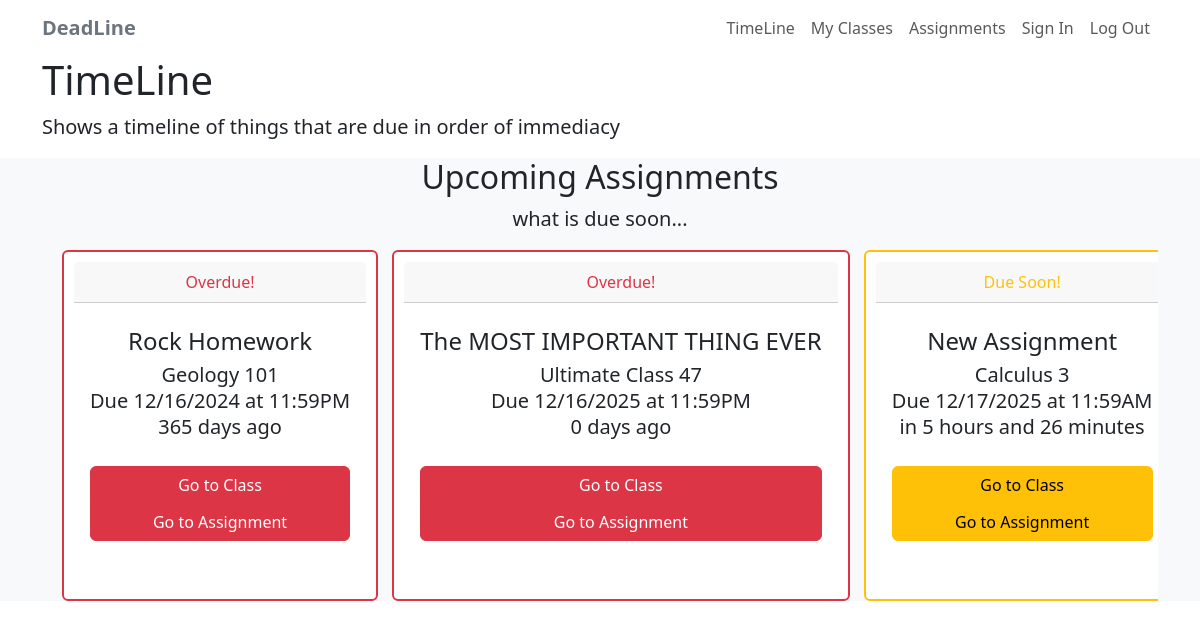
Page /timeline (signed in) on the committed database.
### app/models.py (models this page shows, shortened)
class Assignment(db.Model):
    id = db.Column(db.Integer, primary_key=True)
    title = db.Column(db.String(140), nullable=False)
    description = db.Column(db.Text)
    due_date = db.Column(db.DateTime, nullable=False)
    created_at = db.Column(db.DateTime, default=datetime.utcnow)
    creator_id = db.Column(db.Integer, db.ForeignKey('user.id'))
    creator = db.relationship('User', backref='created_assignments')
    class_id = db.Column(db.Integer, db.ForeignKey('class.id'), nullable=False)
    clazz = db.relationship('Class', backref='assignments')

class Class(db.Model):
    id = db.Column(db.Integer, primary_key=True)
    name = db.Column(db.String(140), nullable=False)
    description = db.Column(db.Text)
    owner_id = db.Column(db.Integer, db.ForeignKey('user.id'), nullable=False)
    owner = db.relationship('User', backref='owned_classes')
    members = db.relationship(
        'User',
        secondary=class_memberships,
        backref=db.backref('classes', lazy='dynamic'),
        lazy='dynamic'
    )

### app/routes.py (the view)
@deadline_app.route('/timeline')
@login_required
def timeline():
    class_ids = _get_user_class_ids()
    if class_ids:
        assignments = (
            Assignment.query
            .filter(Assignment.class_id.in_(class_ids))
            .order_by(Assignment.due_date)
            .all()
        )
    else:
        assignments = []
    return render_template(
        'timeline.html',
        title='Timeline',
        assignments=assignments,
        now=datetime.now(),
    )

### app/__init__.py (called while the page is built)
def create_app():
    deadline_app = Flask(__name__)
    deadline_app.config.from_mapping(
        SECRET_KEY='shmortobius',
        SQLALCHEMY_DATABASE_URI='sqlite:///' + os.path.join(basedir, 'app.db'),
        SQLALCHEMY_TRACK_MODIFICATIONS=False
    )
    db.init_app(deadline_app)
    login_manager.init_app(deadline_app)
    login_manager.login_view = 'login'
    from app.models import User
    @login_manager.user_loader
    def load_user(user_id):
        return User.query.get(int(user_id))
    with deadline_app.app_context():
        from app import routes, models
        db.create_all()
    return deadline_app

### app/routes.py (called while the page is built)
def _get_user_class_ids():
    owned_classes = Class.query.filter_by(owner_id=current_user.id).all()
    member_classes = current_user.classes.all()  # many-to-many backref
    class_ids = {c.id for c in owned_classes + member_classes}
    return class_ids

### app/templates/timeline.html (shortened to what this page needs)
{% extends "layout.html" %}
{% block content %}
<div class="container">
        <h1>TimeLine</h1>
        <p class="lead">
            Shows a timeline of things that are due in order of immediacy
        </p>
</div>
<section id="timeLineList" class="bg-light">
    <div class="container-lg">
        <div class="text-center">
            <h2>Upcoming Assignments</h2>
            <p class="lead">what is due soon...</p>
        </div>
    </div>
    <div class="container">
        <div class="row">
            <div class="col">
                <div class="horizontal-scroll-container">
                    {% if assignments %}
                    {% for assignment in assignments %}
                    {% set secondsLeft = (assignment.due_date - now).total_seconds() | int %}
                    {% set daysLeft = (secondsLeft/86400) | int %}
                    {% set onlyHoursLeft = (secondsLeft/3600) | int %}
                    {% set onlyMinutesLeft = ((secondsLeft/60)%60) | int %}
                    {% if secondsLeft < 0 %}
                    <div class="item card border-danger border-2">
                        <div class="card-header text-center text-danger">
                            Overdue!
                        </div>
                        <div class="card-body text-center py-4">
                            <h4 class="card-title">{{ assignment.title }}</h4>
                            <p class="lead card-subtitle">
                                {{ assignment.clazz.name }}
                            </p>
                            <p class="lead card-subtitle">
                                Due {{ assignment.due_date.strftime('%m/%d/%Y at %I:%M%p') }}
                            </p>
                            <p class="lead card-subtitle">
                                {{ -1 * daysLeft }} days ago
                            </p>
                            <div class="d-grid gap-2">
                                <div class="btn-group-vertical py-4">
                                    <a href="{{ url_for('class_detail', class_id=assignment.clazz.id) }}" class="btn btn-danger">Go to Class</a>
                                    <a href="{{ url_for('submit_assignment', assignment_id=assignment.id) }}" class="btn btn-danger">Go to Assignment</a>
                                </div>
                            </div>
                        </div>
                    </div>
                    {% elif daysLeft < 1 %}
                    <div class="item card border-warning border-2">
                        <div class="card-header text-center text-warning">
                            Due Soon!
                        </div>
                        <div class="card-body text-center py-4">
                            <h4 class="card-title">{{ assignment.title }}</h4>
                            <p class="lead card-subtitle">
                                {{ assignment.clazz.name }}
                            </p>
                            <p class="lead card-subtitle">
                                Due {{ assignment.due_date.strftime('%m/%d/%Y at %I:%M%p') }}
                            </p>
                            <p class="lead card-subtitle">
                                in {{ onlyHoursLeft }} hours and {{ onlyMinutesLeft }} minutes
                            </p>
                            <div class="d-grid gap-2">
                                <div class="btn-group-vertical py-4">
                                    <a href="{{ url_for('class_detail', class_id=assignment.clazz.id) }}" class="btn btn-warning">Go to Class</a>
                                    <a href="{{ url_for('submit_assignment', assignment_id=assignment.id) }}" class="btn btn-warning">Go to Assignment</a>
                                </div>
                            </div>
                        </div>
                    </div>
                    {% endif %}
                    {% endfor %}
                    {% endif %}
                </div>
            </div>
        </div>
    </div>
</section>
{% endblock %}

### app/static/content/style.css (style rules this page uses)
.horizontal-scroll-container { overflow-x: auto; white-space: nowrap; padding-left: 20px; padding-right: 20px; }
.horizontal-scroll-container .item { display: inline-block; padding: 10px; border: 1px solid #ccc; margin-right: 10px; }

### rows in the picture
Assignment: title "Rock Homework", clazz.name "Geology 101", due_date "12/16/2024 at 11:59PM"
Assignment: title "The MOST IMPORTANT THING EVER", clazz.name "Ultimate Class 47", due_date "12/16/2025 at 11:59PM"
Assignment: title "New Assignment", clazz.name "Calculus 3", due_date "12/17/2025 at 11:59AM"
